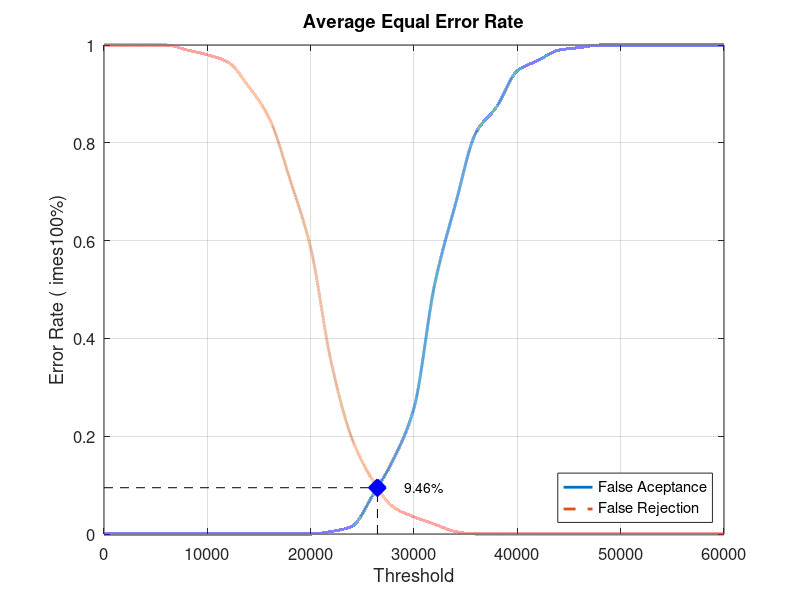
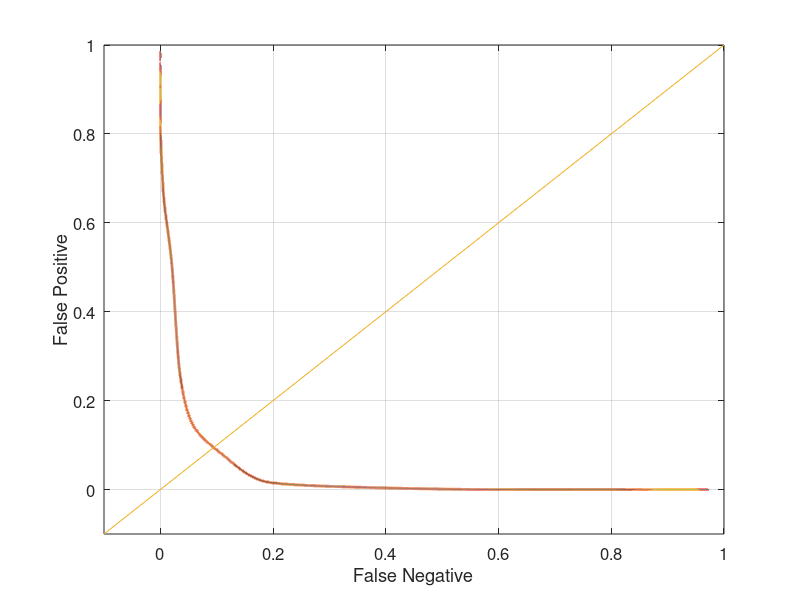

MATLAB code to generate these figures, in order:
close all;
clear;
clc;
x = 0:2000:60000;
xq = 0:0.5:60000;

y0 = [0 0 0 0 0 0 0 0 0 0 0 0.00526316 0.0157895 0.0789474 0.152632 0.257895 0.510526 0.673684 0.821053 0.873684 0.947368 0.968421 0.989474 0.994737 1 1 1 1 1 1 1]
yy0 = interp1(x, y0, xq, 'pchip');
y1 = [1 1 1 1 0.99 0.98 0.965 0.915 0.85 0.725 0.585 0.35 0.195 0.11 0.055 0.035 0.02 0.005 0 0 0 0 0 0 0 0 0 0 0 0 0]
yy1 = interp1(x, y1, xq, 'pchip');

% Calculating EER: 
y2 = abs(y0 - y1);
find(y2 == min(y2))
yy2 = abs(yy0 - yy1);
xEER = find(yy2 == min(yy2));
xEERIndex = xq(xEER) % X-axis EER
yEER = yy0(xEER) % Y-axis EER

main = figure
plot(xq, yy0,'-','LineWidth', 2);	hold on
plot(xq, yy1,'--','LineWidth', 2);	hold on
plot([xEERIndex xEERIndex], [0 yEER], 'k--');	hold on
plot([0 xEERIndex], [yEER yEER], 'k--');	hold on
plot(xEERIndex, yEER, 'bx', 'LineWidth', 10);	hold on
text(xEERIndex + 10 * xEERIndex / 100, yEER, [num2str(round((10000 * yEER)) / 100) '%'])
legend('False Aceptance', 'False Rejection', 'Location', 'SouthEast')
xlabel('Threshold')
ylabel('Error Rate (	imes100%)')
title('Average Equal Error Rate')
set(gca, 'FontSize', 12)
axis([0 60000 0 1])
grid on

print(main, 'Database2_4Main', '-dpng');
FNRxFPR = figure('Color', [1 1 1]);
plot(yy1, yy0, '-', yy1, yy0, 'LineWidth', 2);
hold on
y = -0.1:0.1:1
plot(y, y); 
set(gca, 'FontSize', 12)
xlabel('False Negative')
ylabel('False Positive')
axis([-0.1 1 -0.1 1])
set(gca, 'FontSize', 12)
grid on

print(FNRxFPR, 'Database2_4FNRxFPR','-dpng');
